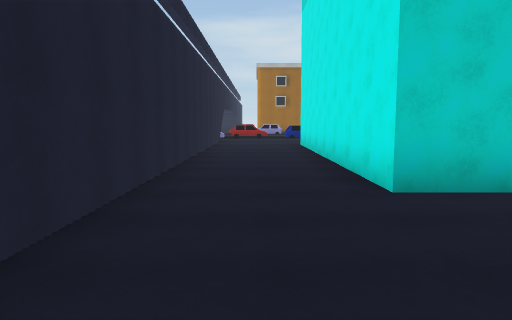
View 1 (above)

24 first-person views from a walk through a 3-D level made in the Unity game engine. The camera is 1.5 m above the floor, tilts 6° down and sees 70° across. The floor is counted in squares, 2 m on a side. Each view is taken from the middle of a square. On the plan, view 1 faces up. The plan holds only what a view shows up to about 11 squares ahead; the rest is blank. The place goes on beyond the plan. Surface patterns are stand-ins for the level's own textures.

View 2
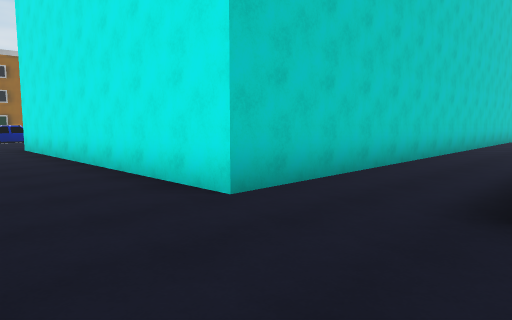

View 3
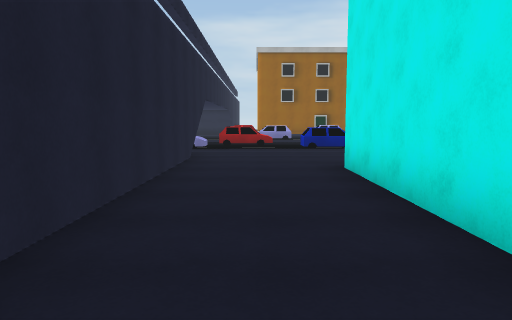

View 4
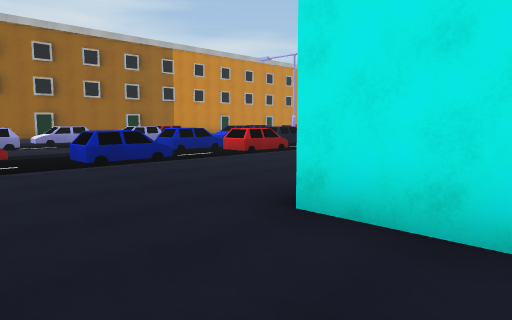

View 5
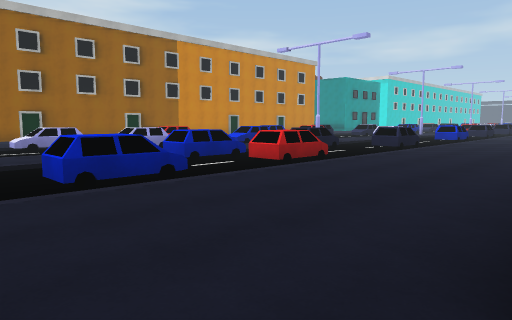

View 6
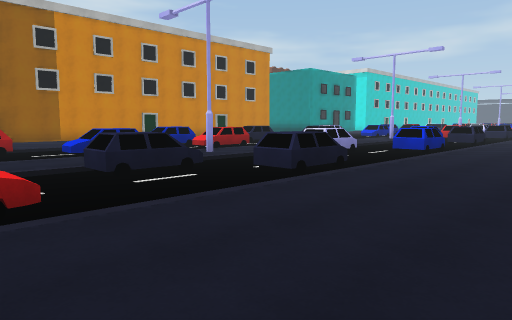

View 7
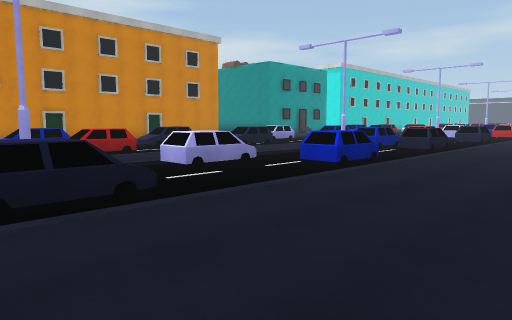

View 8
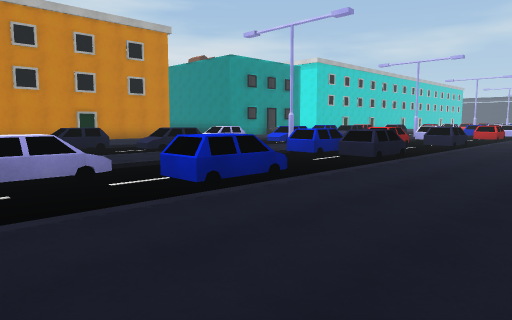

View 9
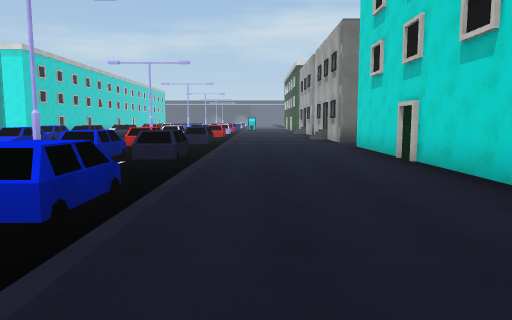

View 10
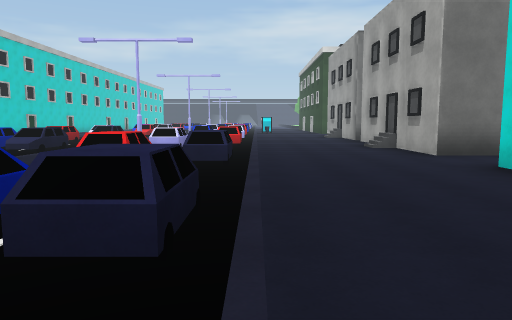

View 11
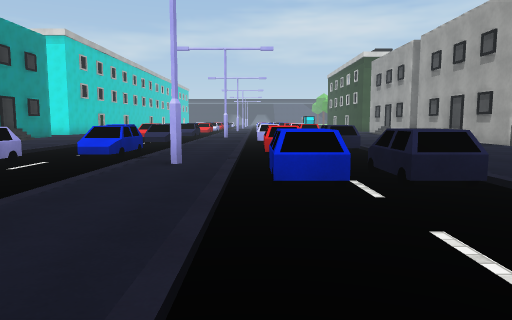

View 12
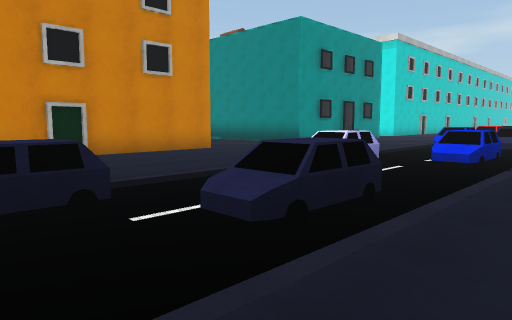

View 13
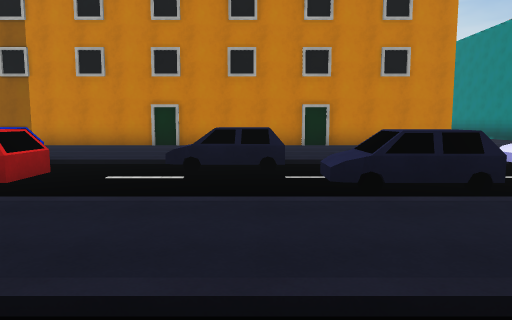

View 14
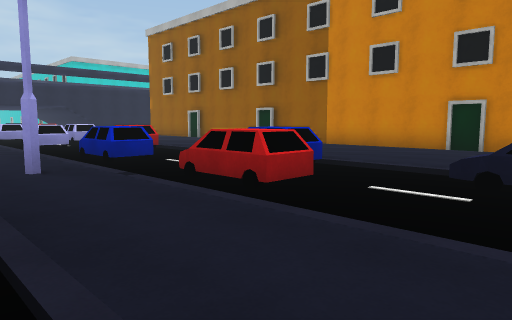

View 15
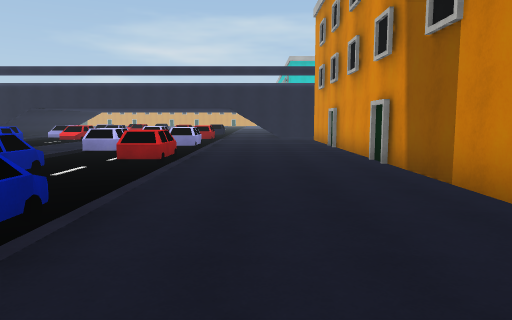

View 16
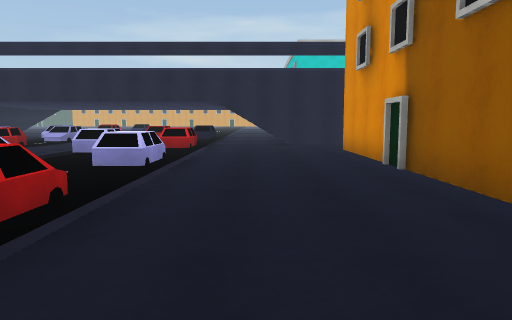

View 17
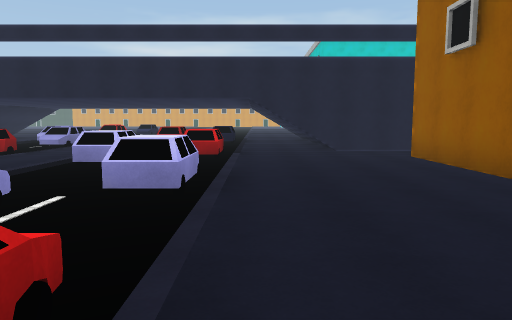

View 18
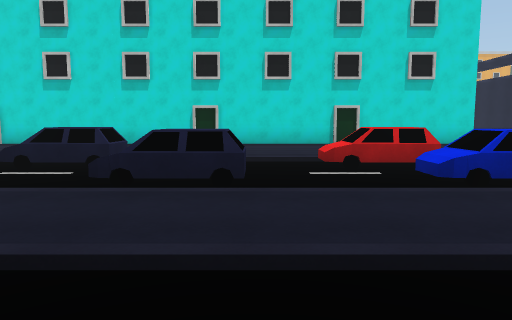

View 19
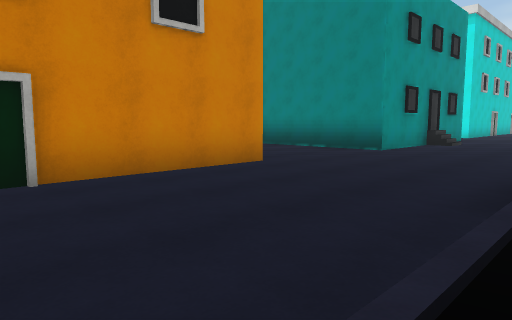

View 20
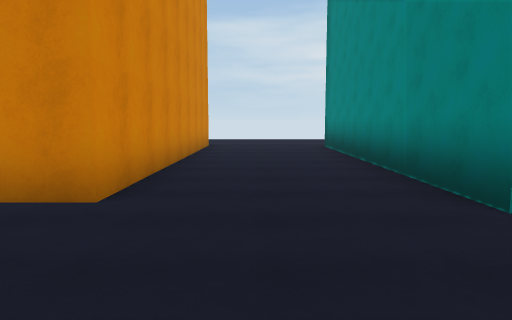

View 21
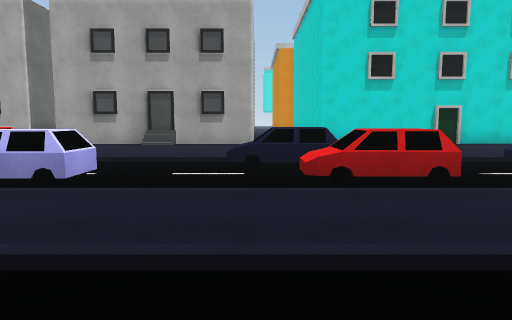

View 22
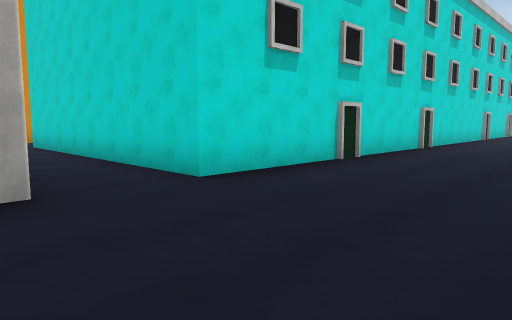

View 23
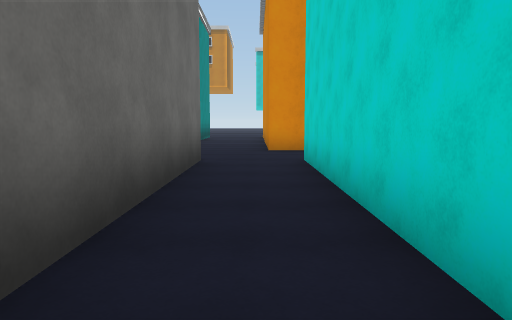

View 24
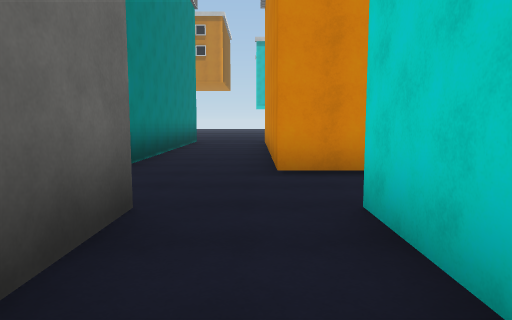

### Floor plan
Key: @ floor where view 1 was taken; # wall or solid block; . main floor; - floor 0.25 m lower than the main floor; / step, stairs or slope; C car; O other object.
Columns run from 3 left of view 1 to 29 right of it. Each row starts with its distance up from view 1.
 34                          #...#
 33                          #...#
 32                          #...#
 31                          #...#
 30                          #...#
 29  #.#######################...#
 28  #.................  ........####
 27  #.................  ............
 26 ##.................  ............
 25 ...................  ..........
 24 --CC--CC--CC---CC--CC---CC-----CC
 23      ----------  -------------  -
 22    CC---CC--CC--CC---CC---CCC--CC
 21    /////////////////////////////
 20  ..... ........#.........#......
 19 --CC-- CCC-CCC---C-------------CC
 18 --CC-- -C---C----------CC--CC---C
 17 OO---CC-CCC---CC---CC--CC---CC---
 16  ////////////////////////////////
 15  #...............................
 14  #...............................
 13  #...............................
 12  #...#######################.####
 11  #...#                     #.#
 10  #...#                     #.#
  9  #...#                     #.#
  8  #...#                     #.#
  7  #...#                     #.#
  6  #...#                     #.#
  5  #...#                     #.#
  4  #...###########           #.#
  3  #..............           ...
  2  #.........               .....
  1   ...                     ##...
  0    @                       #...#
 -1                            #...#
 -2                            #...#
 -3                            #...#

Where each view was taken, in squares from view 1:
view 1: 0 up, 0 right, facing up
view 2: 1 up, 1 left, facing up-right
view 3: 6 up, 0 right, facing up
view 4: 10 up, 1 left, facing up-right
view 5: 12 up, 0 right, facing up-right
view 6: 13 up, 6 right, facing up-right
view 7: 13 up, 10 right, facing up-right
view 8: 13 up, 13 right, facing up-right
view 9: 15 up, 13 right, facing right
view 10: 16 up, 18 right, facing right
view 11: 19 up, 16 right, facing right
view 12: 20 up, 16 right, facing up-right
view 13: 18 up, 17 right, facing up
view 14: 19 up, 17 right, facing up-left
view 15: 26 up, 15 right, facing left
view 16: 26 up, 10 right, facing left
view 17: 25 up, 8 right, facing left
view 18: 23 up, 8 right, facing down
view 19: 24 up, 18 right, facing up-right
view 20: 25 up, 24 right, facing up
view 21: 23 up, 26 right, facing down
view 22: 16 up, 27 right, facing down-left
view 23: 11 up, 25 right, facing down
view 24: 7 up, 25 right, facing down
